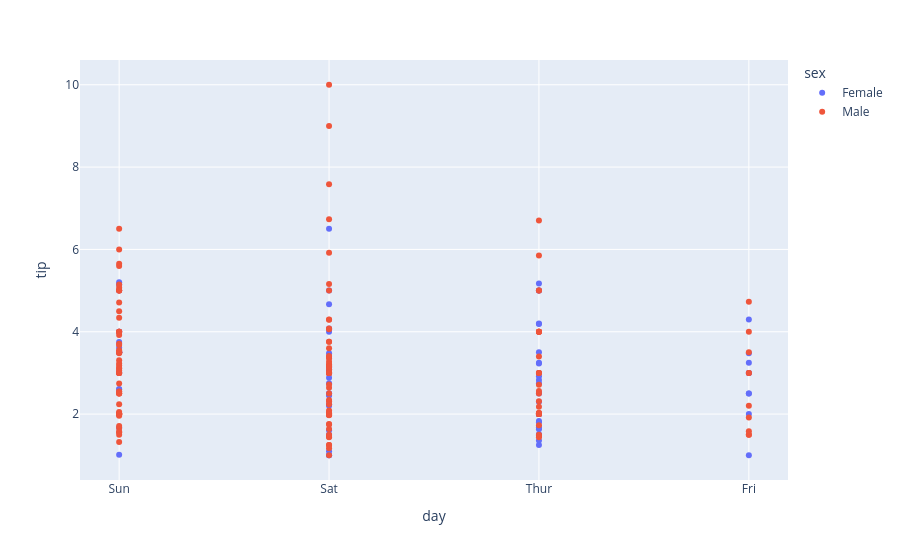

The cell this chart's notebook holds for it:
### Code cell
import plotly.express as px
import pandas as pd
 
# reading the database
# data = pd.read_csv("tips.csv")
 
# plotting the scatter chart
fig = px.scatter(data, x="day", y="tip", color='sex')
 
# showing the plot
fig.show()

### Figure 1 — Plotly figure (JSON) as saved in the notebook; plotly's stock layout.template omitted (floating-point values rounded to 4 significant figures; data arrays with more than 128 entries replaced by an {"elided": "..."} marker saying what was removed)
{"data": [{"hovertemplate": "sex=Female<br>day=%{x}<br>tip=%{y}<extra></extra>", "legendgroup": "Female", "marker": {"color": "#636efa", "symbol": "circle"}, "mode": "markers", "name": "Female", "orientation": "v", "showlegend": true, "type": "scatter", "x": ["Sun", "Sun", "Sun", "Sun", "Sun", "Sun", "Sat", "Sat", "Sat", "Sat", "Sat", "Sat", "Sun", "Sun", "Sat", "Sat", "Sat", "Sat", "Sat", "Sat", "Sat", "Thur", "Thur", "Fri", "Fri", "Fri", "Fri", "Fri", "Sat", "Sat", "Sat", "Sat", "Sat", "Sun", "Sun", "Thur", "Thur", "Thur", "Thur", "Thur", "Thur", "Thur", "Thur", "Thur", "Thur", "Thur", "Thur", "Thur", "Thur", "Thur", "Thur", "Thur", "Thur", "Thur", "Thur", "Thur", "Thur", "Sun", "Sun", "Sun", "Sun", "Sun", "Sat", "Sat", "Sun", "Sun", "Sun", "Thur", "Thur", "Thur", "Thur", "Thur", "Thur", "Thur", "Sat", "Sat", "Sat", "Sat", "Sat", "Fri", "Fri", "Fri", "Fri", "Sat", "Sat", "Sat", "Thur"], "xaxis": "x", "y": [1.01, 3.61, 5.0, 3.02, 1.67, 3.5, 2.75, 2.23, 3.0, 3.0, 2.45, 3.07, 2.6, 5.2, 1.5, 2.47, 1.0, 3.0, 3.14, 5.0, 2.2, 1.83, 5.17, 1.0, 4.3, 3.25, 2.5, 3.0, 2.5, 3.48, 4.08, 4.0, 1.0, 4.0, 3.5, 1.5, 1.8, 2.92, 1.68, 2.52, 4.2, 2.0, 2.0, 2.83, 1.5, 2.0, 3.25, 1.25, 2.0, 2.0, 2.75, 3.5, 5.0, 2.3, 1.5, 1.36, 1.63, 5.14, 3.75, 2.61, 2.0, 3.0, 1.61, 2.0, 4.0, 3.5, 3.5, 4.19, 5.0, 2.0, 2.01, 2.0, 2.5, 3.23, 2.23, 2.5, 6.5, 1.1, 3.09, 3.48, 3.0, 2.5, 2.0, 2.88, 4.67, 2.0, 3.0], "yaxis": "y"}, {"hovertemplate": "sex=Male<br>day=%{x}<br>tip=%{y}<extra></extra>", "legendgroup": "Male", "marker": {"color": "#EF553B", "symbol": "circle"}, "mode": "markers", "name": "Male", "orientation": "v", "showlegend": true, "type": "scatter", "x": {"elided": "157 str values"}, "xaxis": "x", "y": {"elided": "157 float values"}, "yaxis": "y"}], "layout": {"legend": {"title": {"text": "sex"}, "tracegroupgap": 0}, "margin": {"t": 60}, "xaxis": {"anchor": "y", "domain": [0, 1], "title": {"text": "day"}}, "yaxis": {"anchor": "x", "domain": [0, 1], "title": {"text": "tip"}}}}
